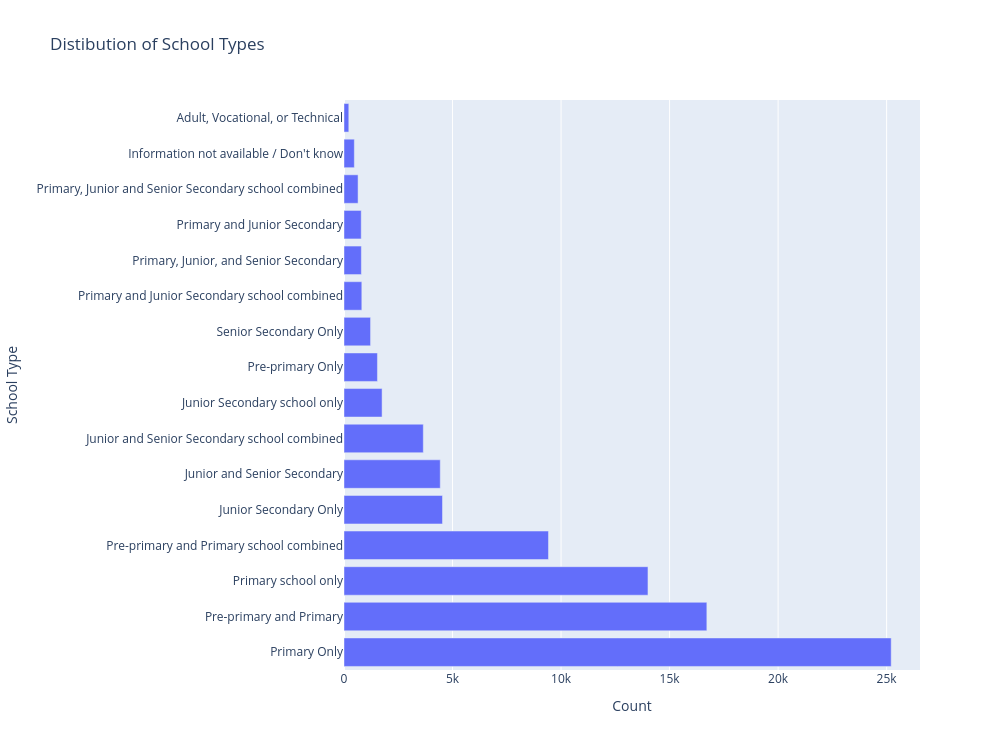

Source (notebook cell):
### Code cell
#Bar chart of school types
school_type_count = df["facility_type_display"].value_counts()
fig1 = px.bar(
    x = school_type_count.values,
    y = school_type_count.index,
    title = "Distibution of School Types"
)
fig1.update_layout(
    width=1000,
    height=750,
    xaxis_title="Count",
    yaxis_title= "School Type"
)

fig1.show()

### Figure 1 — Plotly figure (JSON) as saved in the notebook; plotly's stock layout.template omitted (floating-point values rounded to 4 significant figures)
{"data": [{"hovertemplate": "x=%{x}<br>y=%{y}<extra></extra>", "legendgroup": "", "marker": {"color": "#636efa", "pattern": {"shape": ""}}, "name": "", "orientation": "h", "showlegend": false, "textposition": "auto", "type": "bar", "x": [25210, 16717, 14004, 9420, 4538, 4435, 3654, 1755, 1541, 1223, 821, 800, 794, 648, 476, 221], "xaxis": "x", "y": ["Primary Only", "Pre-primary and Primary", "Primary school only", "Pre-primary and Primary school combined", "Junior Secondary Only", "Junior and Senior Secondary", "Junior and Senior Secondary school combined", "Junior Secondary school only", "Pre-primary Only", "Senior Secondary Only", "Primary and Junior Secondary school combined", "Primary, Junior, and Senior Secondary", "Primary and Junior Secondary", "Primary, Junior and Senior Secondary school combined", "Information not available / Don't know", "Adult, Vocational, or Technical"], "yaxis": "y"}], "layout": {"barmode": "relative", "height": 750, "legend": {"tracegroupgap": 0}, "title": {"text": "Distibution of School Types"}, "width": 1000, "xaxis": {"anchor": "y", "domain": [0, 1], "title": {"text": "Count"}}, "yaxis": {"anchor": "x", "domain": [0, 1], "title": {"text": "School Type"}}}}
